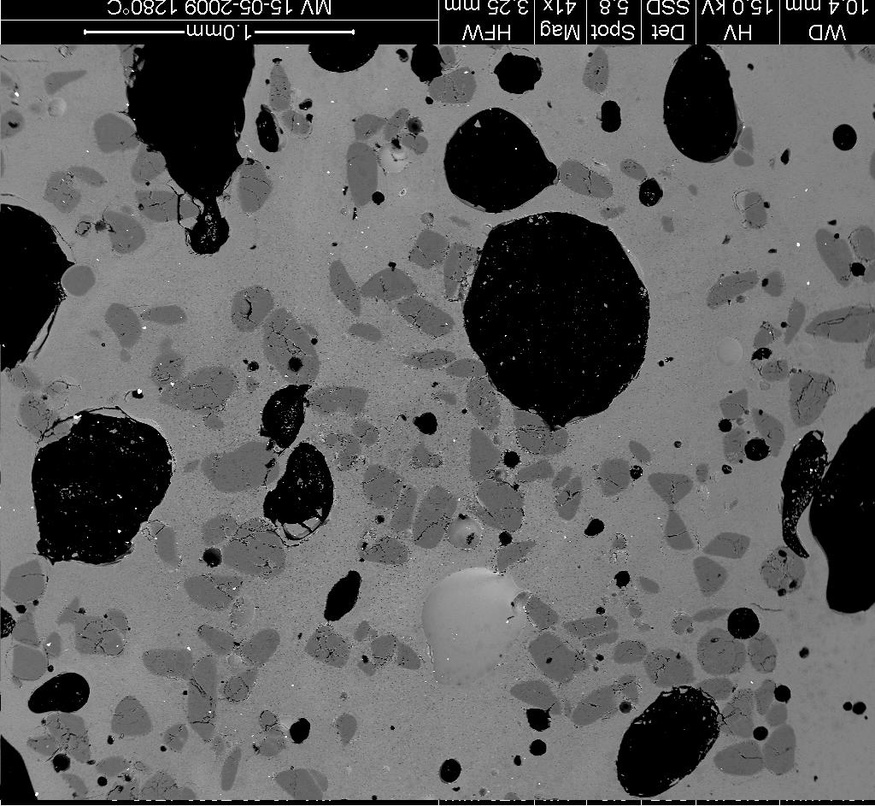
#> input picture Image processing for Biological systems/bubbles.jpg, 875 x 806 px, shrunk from 1024 x 943 before the run
$ python image.py bubbles.jpg
#> lines starting #> are read from the running program, lines starting #| are printed output that depends on the picture; after the words box and inside, x2 and y2 are one past the last pixel; in counts of white or black regions, pixels touching at a corner belong together
import sys
import numpy as np
import matplotlib.pyplot as plt
from scipy import ndimage
from PIL import Image

tap = Image.open(sys.argv[1]).convert('L')
#> tap is the input picture: PIL image 875x806 L; min 0, max 255, mean 95
tap_a = np.array(tap)

tap_g = ndimage.gaussian_filter(tap_a, 1)
tap_norm = (tap_g - tap_g.min())/(float(tap_g.max()) - tap_g.min())
tap_norm[tap_norm < 0.5] = 0
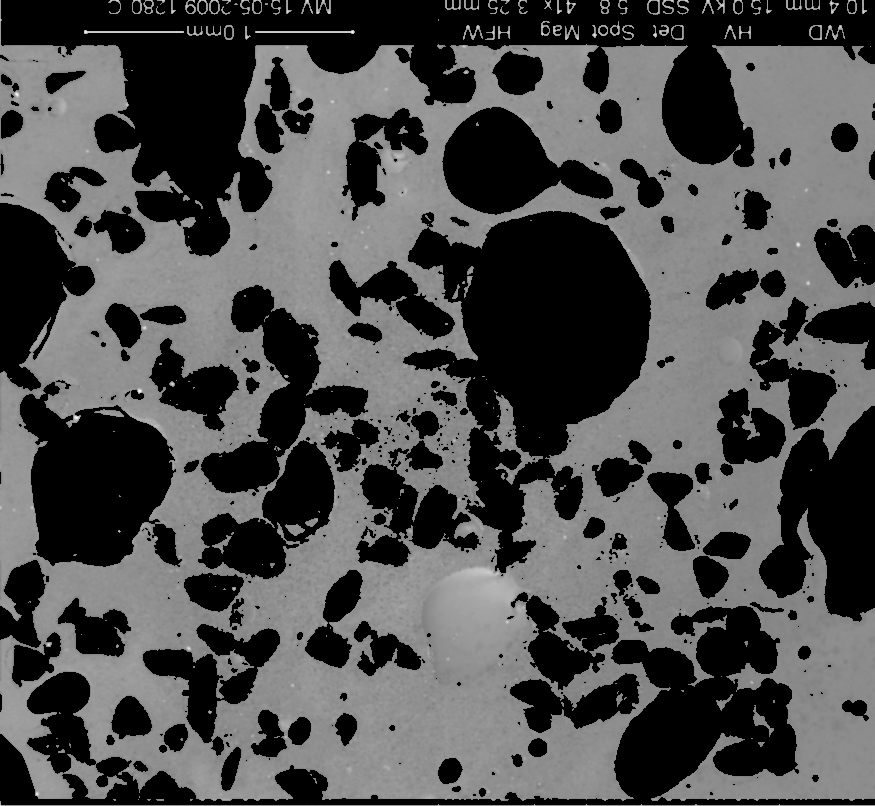
#> tap_norm: shape (806, 875) float64; min 0, max 1, mean 0.305
tap_norm[tap_norm >= 0.5] = 1
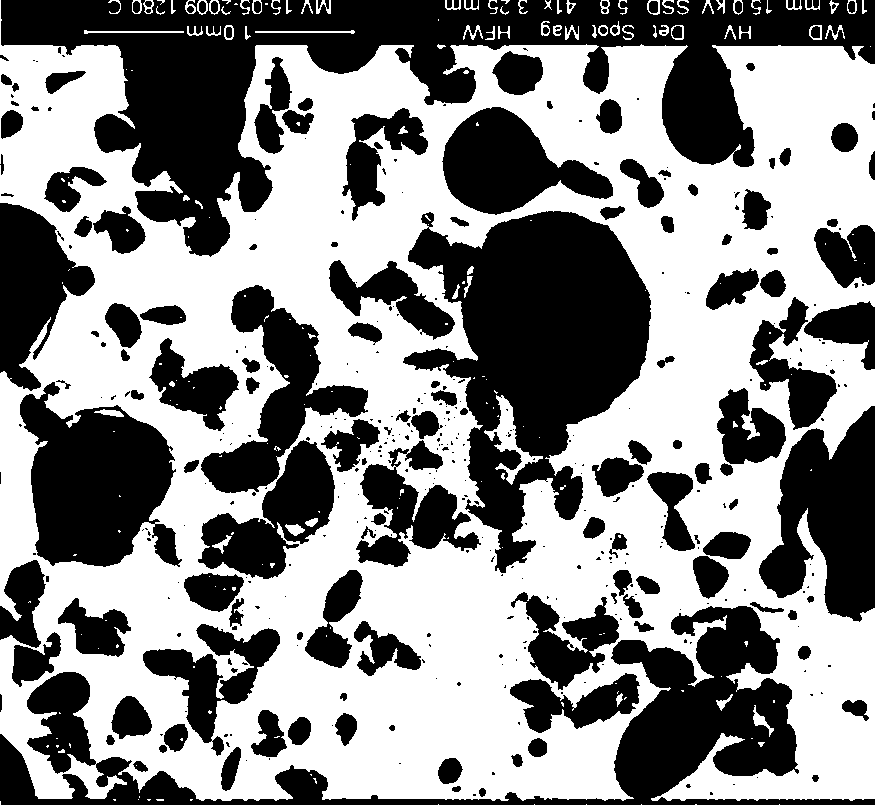
#> tap_norm: shape (806, 875) float64; values 0 (black) and 1 (white), 54.2% white; 427 black regions (273 under 20 px), largest, box (x1, y1, x2, y2) and area: (1, 0, 875, 257) 70732, (403, 211, 651, 573) 45051, (0, 606, 875, 805) 36862

result = 255 - (tap_norm * 255).astype(np.uint8)

tap_labeled, count = ndimage.label(result)
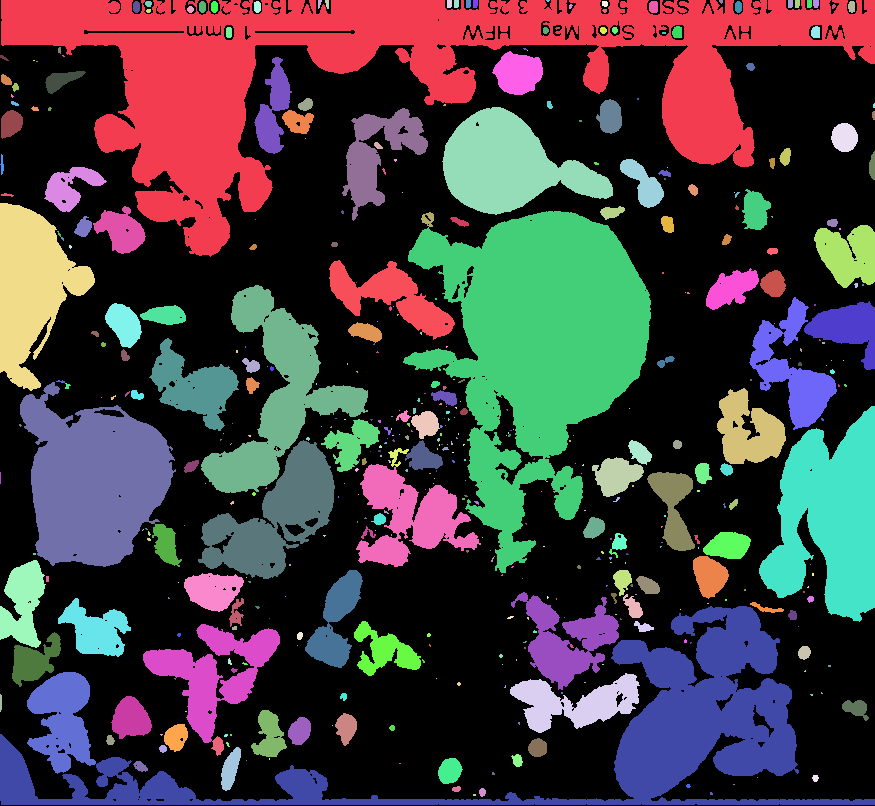
#> tap_labeled: shape (806, 875) int32; 453 distinct labels, from 0 to 452; one colour per label, 0 black
#> count = 452

plt.imshow(tap_labeled)
plt.show()
